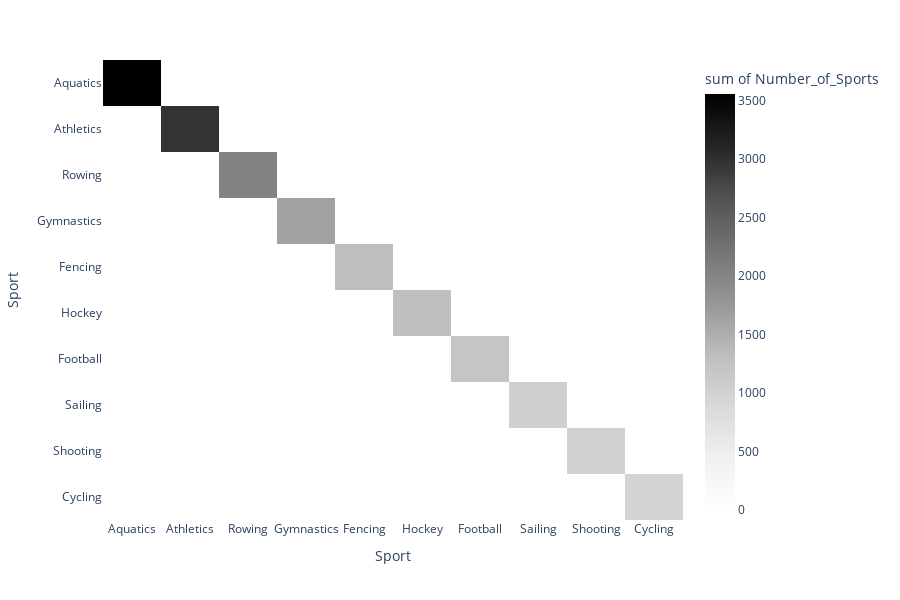

The notebook cell this image was saved under:
### Code cell
# I know it looks like this graph doesn't fit the data but I like it
px.density_heatmap(sport ,
 y = 'Sport' ,
 z = 'Number_of_Sports',
 x = 'Sport',
 category_orders= {'Sport':['Cycling' ,'Shooting','Sailing' ,'Football' ,'Hockey' ,'Fencing' ,'Gymnastics' ,'Rowing' ,'Athletics','Aquatics'],
 'Sport':['Aquatics' ,'Athletics','Rowing' ,'Gymnastics' ,'Fencing' ,'Hockey' ,'Football' ,'Sailing' ,'Shooting','Cycling']},
 color_continuous_scale='Greys' ,
 labels={'index':''},
 hover_name='Number_of_Sports' ,
 height=600,
 )

### Figure 1 — Plotly figure (JSON) as saved in the notebook; plotly's stock layout.template omitted (floating-point values rounded to 4 significant figures)
{"data": [{"coloraxis": "coloraxis", "histfunc": "sum", "hovertemplate": "Sport=%{y}<br>sum of Number_of_Sports=%{z}<extra></extra>", "name": "", "type": "histogram2d", "x": ["Aquatics", "Athletics", "Rowing", "Gymnastics", "Fencing", "Hockey", "Football", "Sailing", "Shooting", "Cycling"], "xaxis": "x", "xbingroup": "x", "y": ["Aquatics", "Athletics", "Rowing", "Gymnastics", "Fencing", "Hockey", "Football", "Sailing", "Shooting", "Cycling"], "yaxis": "y", "ybingroup": "y", "z": [3555, 2969, 2019, 1657, 1321, 1297, 1209, 1043, 1017, 962]}], "layout": {"coloraxis": {"colorbar": {"title": {"text": "sum of Number_of_Sports"}}, "colorscale": [[0, "rgb(255,255,255)"], [0.125, "rgb(240,240,240)"], [0.25, "rgb(217,217,217)"], [0.375, "rgb(189,189,189)"], [0.5, "rgb(150,150,150)"], [0.625, "rgb(115,115,115)"], [0.75, "rgb(82,82,82)"], [0.875, "rgb(37,37,37)"], [1, "rgb(0,0,0)"]]}, "height": 600, "legend": {"tracegroupgap": 0}, "margin": {"t": 60}, "xaxis": {"anchor": "y", "categoryarray": ["Aquatics", "Athletics", "Rowing", "Gymnastics", "Fencing", "Hockey", "Football", "Sailing", "Shooting", "Cycling"], "categoryorder": "array", "domain": [0, 1], "title": {"text": "Sport"}}, "yaxis": {"anchor": "x", "categoryarray": ["Cycling", "Shooting", "Sailing", "Football", "Hockey", "Fencing", "Gymnastics", "Rowing", "Athletics", "Aquatics"], "categoryorder": "array", "domain": [0, 1], "title": {"text": "Sport"}}}}
